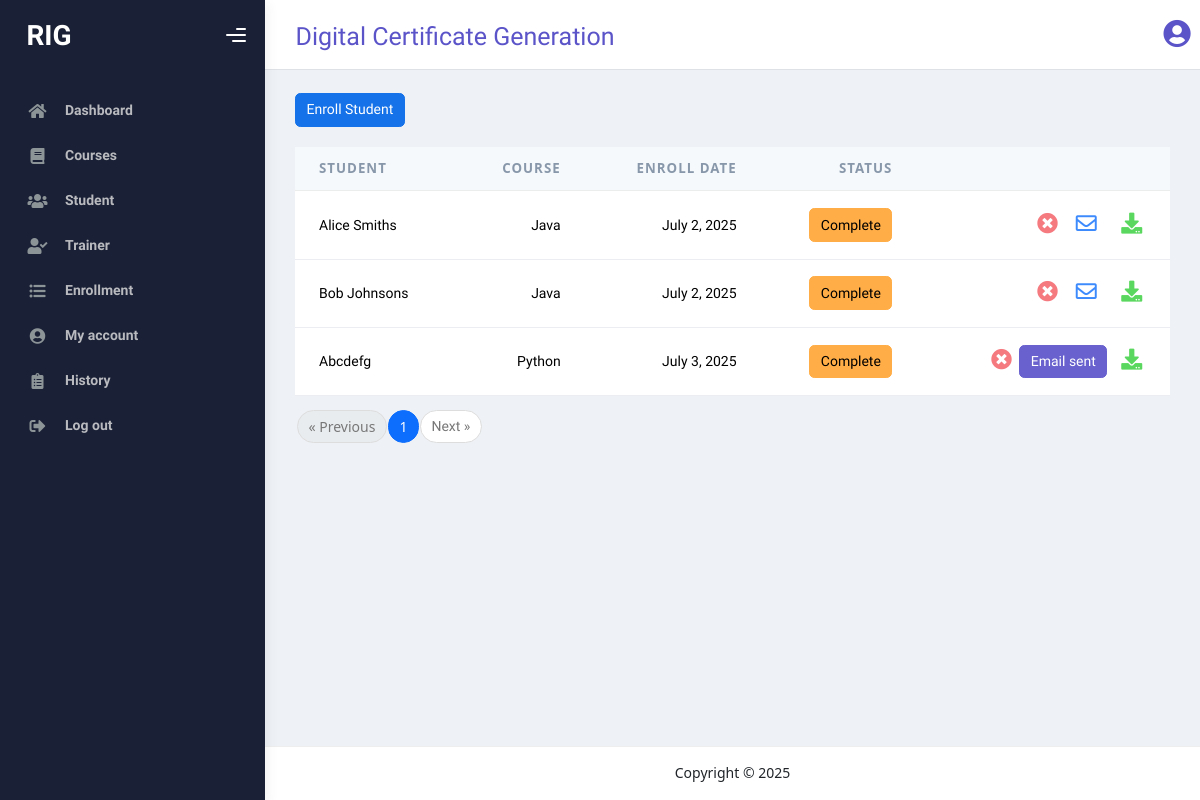
The page /enrolllist/ on the database as committed earlier.
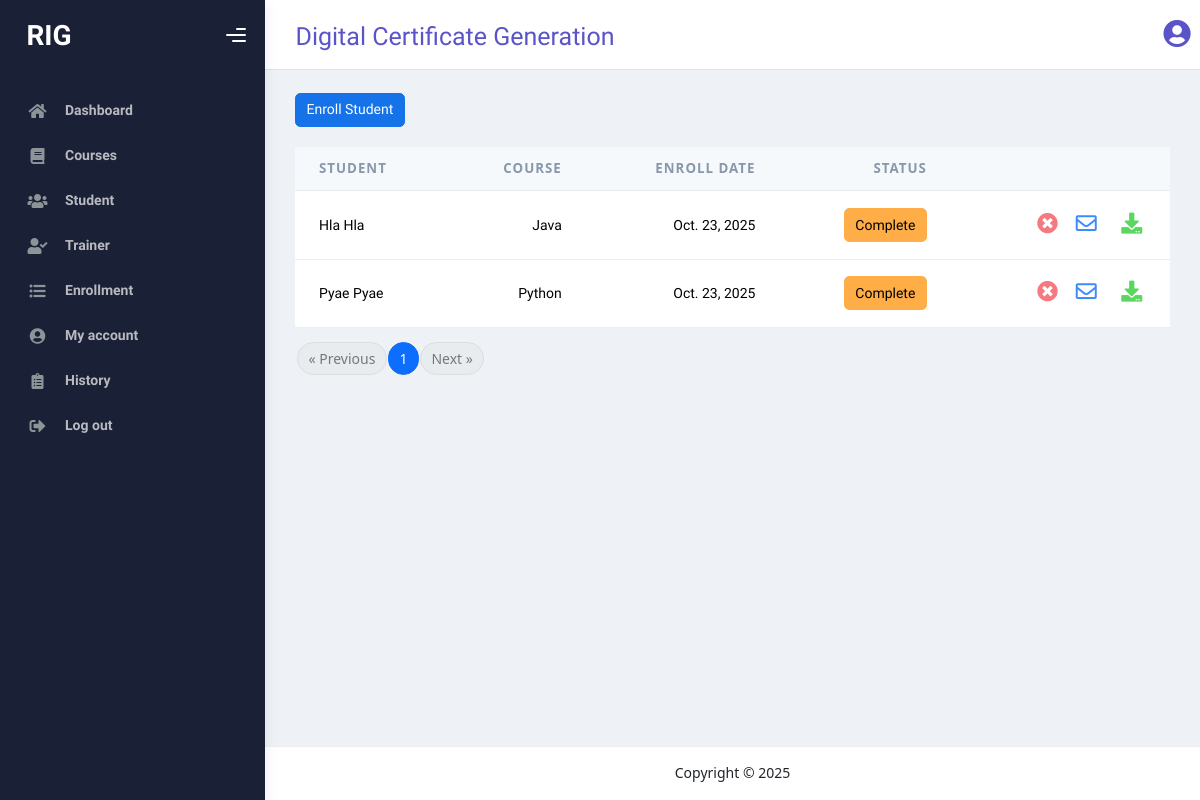
The same page on the database as committed later.
### myapp/models.py (models this page shows, shortened)
class Enrollment(models.Model):
    enroll_id = models.CharField(max_length=20, blank=True, null=True, unique=True)
    student_name = models.ForeignKey(Student, on_delete=models.CASCADE)
    course_name = models.ForeignKey(Course, on_delete=models.SET_NULL,blank=True,null=True)
    enroll_date = models.DateField(auto_now_add=True)
    start_date=models.DateField(blank=True,null=True)
    end_date = models.DateField(blank=True, null=True)
    email_date = models.DateField(blank=True, null=True)
    status = models.BooleanField(default=False)
    email_status = models.BooleanField(default=False)
    certificate_image = models.ImageField(upload_to='certificates/', blank=True, null=True)

class Student(models.Model):
    student_name=models.CharField(max_length=100)
    email=models.EmailField()
    phone=models.CharField(blank=True,null=True)
    def __str__(self):
        return self.student_name

class Course(models.Model):
    course_name=models.CharField(max_length=100)
    short_name=models.CharField(max_length=50,blank=True,null=True)
    trainer_name=models.ForeignKey(Trainer,on_delete=models.SET_NULL,blank=True,null=True)
    def __str__(self):
        return self.course_name

### myapp/views.py (the view)
# urls.py: path('enrolllist/', enrolllist,name='enrolllist'),
def enrolllist(request):
    enroll=Enrollment.objects.all()
    paginator = Paginator(enroll, 3)
    page_number = request.GET.get("page")
    page_obj = paginator.get_page(page_number)
    context={'enroll':enroll,'page_obj':page_obj}
    return render(request,'enrolllist.html',context)

### templates/enrolllist.html (shortened to what this page needs)
{% extends 'starter-template.html' %}
{% block content %}
<a href="{% url 'enrollinput' %}"><button type="button" class="btn btn-primary" style="margin-bottom: 20px;">
  Enroll Student
</button></a>
<div class="table-responsive">
    <table class="table align-items-center mb-0">
      <thead class="thead-light">
        <tr>
          <th scope="col" >Student</th>
          <th scope="col" class="text-end">Course</th>
          <th scope="col" class="text-end">Enroll Date</th>
          <th scope="col" class="text-end">Status</th>
          <th scope="col" class="text-end"></th>
        </tr>
      </thead>
      <tbody>
        {% for i in page_obj %}
        <tr>
          <td >{{i.student_name}}</td>
          <td class="text-end">{{i.course_name}}</td>
          <td class="text-end">
            {{i.enroll_date}}
          </td>
          <td class="text-end">
            {% if i.status == False %}
            <a href="{% url 'comstatus' i.id %}"><button class=" btn btn-secondary">Incomplete</button></a>
            {% else %}
            <button class=" btn btn-warning">Complete</button>
            {% endif %}
          </td>
          <td class="text-end">
            <a href="{% url 'deleteenroll' i.id %}"><button type="submit" class="btn btn-icon btn-link btn-danger op-8 btn "><i class="fas fa-times-circle fs-4"></i></button></a>
            {% if i.status == True %}
            {% if i.email_status == False %}
            <a href="{% url 'email' i.id %}"><button type="submit" class="btn btn-icon btn-link op-8 me-2 "><i class="far fa-envelope fs-4"></i></button></a>
            {% else %}
            <button type="submit" class="btn btn-secondary">Email sent</button>
            {% endif %}
            <a href="{% url 'homeview' i.id %}"><button type="submit" class="btn btn-icon btn-link btn-success op-8"><i class="fas fa-download fs-4"></i></button></a>
            {% endif %}
          </td>
        </tr>
        {% endfor %}
      </tbody>
    </table>
  </div>
  <nav aria-label="Page navigation example" class="pt-3">
    <ul class="pagination">
      {% if page_obj.has_previous %}
      <li class="page-item">
        <a class="page-link" href="?page={{ page_obj.previous_page_number }}" aria-label="Previous">
          <span aria-hidden="true">&laquo; Previous</span>
        </a>
      </li>
      {% else %}
      <li class="page-item disabled">
        <span class="page-link" aria-label="Previous">&laquo; Previous</span>
      </li>
      {% endif %}
      <li class="page-item active" aria-current="page">
        <span class="page-link">
          {{ page_obj.number }}
        </span>
      </li>
      {% if page_obj.has_next %}
      <li class="page-item">
        <a class="page-link" href="?page={{ page_obj.next_page_number }}" aria-label="Next">
          <span aria-hidden="true">Next &raquo;</span>
        </a>
      </li>
      {% else %}
      <li class="page-item disabled">
        <span class="page-link" aria-label="Next">Next &raquo;</span>
      </li>
      {% endif %}
    </ul>
  </nav>
{% endblock content %}

### templates/starter-template.html (shortened to what this page needs)
{% load static %}
<!DOCTYPE html>
<html lang="en">
  <head>
    <link rel="stylesheet" href="{% static 'assets/css/bootstrap.min.css' %}" />
    <link rel="stylesheet" href="{% static 'assets/css/plugins.min.css' %}" />
    <link rel="stylesheet" href="{% static 'assets/css/kaiadmin.min.css' %}" />
    <link rel="stylesheet" href="https://cdnjs.cloudflare.com/ajax/libs/twitter-bootstrap/5.3.3/css/bootstrap.min.css">
    <link rel="stylesheet" href="https://cdn.datatables.net/2.3.1/css/dataTables.bootstrap5.css">
    <link rel="stylesheet" href="{% static 'mystyle.css' %}">
    <script src="https://cdn.tailwindcss.com"></script>
  </head>
  <body>
    <div class="wrapper">
      <div class="sidebar" data-background-color="dark">
        <div class="sidebar-logo">
          <div class="logo-header" data-background-color="dark">
         <p class="logoname">RIG</p>
            <div class="nav-toggle">
              <button class="btn btn-toggle toggle-sidebar">
                <i class="gg-menu-right"></i>
              </button>
            </div>
          </div>
        </div>
        <div class="sidebar-wrapper scrollbar scrollbar-inner">
          <div class="sidebar-content">
            <ul class="nav nav-secondary">
              <li class="nav-item {% if request.resolver_match.url_name == 'indexview' %}active{% endif %}">
                <a href="{% url 'indexview' %}" >
                  <i class="fas fa-home"></i>
                  <p>Dashboard</p>
                </a>
                </li>
              <li class="nav-item {% if request.resolver_match.url_name == 'courselist' %}active{% endif %}">
                <a href="{% url 'courselist' %}" >
                  <i class="fas fa-book"></i>
                  <p>Courses</p>
                </a>
                </li>
                <li class="nav-item {% if request.resolver_match.url_name == 'studentlist' %}active{% endif %}">
                  <a href="{% url 'studentlist' %}" >
                    <i class="fas fa-users"></i>
                    <p>Student</p>
                  </a>
                  </li>
                  <li class="nav-item {% if request.resolver_match.url_name == 'trainerlist' %}active{% endif %}">
                    <a href="{% url 'trainerlist' %}" >
                      <i class="fas fa-user-check"></i>
                      <p>Trainer</p>
                    </a>
                    </li>
                <li class="nav-item {% if request.resolver_match.url_name == 'enrollview' %}active{% endif %}">
                  <a href="{% url 'enrollview' %}" >
                    <i class="fas fa-list-ul"></i>
                    <p>Enrollment</p>
                  </a>
                  </li>
                  <li class="nav-item {% if request.resolver_match.url_name == 'myaccount' %}active{% endif %}">
                    <a href="{% url 'myaccount' %}">
                      <i class="fas fa-user-circle"></i>
                      <p>My account</p>
                    </a>
                    </li>
                  <li class="nav-item {% if request.resolver_match.url_name == 'history' %}active{% endif %}">
                    <a href="{% url 'history' %}" >
                      <i class="fas fa-clipboard-list"></i>
                      <p>History</p>
                    </a>
                    </li>
                <li class="nav-item">
                  <a href="{% url 'logout' %}" id="logout-link">
                    <i class="fas fa-sign-out-alt"></i>
                    <p>Log out</p>
                  </a>
                  </li>
            </ul>
          </div>
        </div>
      </div>
      <div class="main-panel">
        <div class="main-header">
          <nav class="navbar navbar-header navbar-header-transparent navbar-expand-lg border-bottom">
            <div class="container d-flex justify-content-between align-items-center">
              <p class="title mb-0">Digital Certificate Generation</p>
              <a href="{% url 'myaccount' %}" class="me-3 acclogo">
                <i class="fas fa-user-circle fa-2x"></i>
              </a>
            </div>
          </nav>
        </div>
        <div class="container"  style="background-color: rgb(238, 241, 245);">
          <div class="page-inner">
              {% block content %}{% endblock content %}
          </div>
        </div>
        <footer class="footer">
            <div class="copyright text-center">
             Copyright &copy; 2025
            </div>
        </footer>
      </div>
    </div>
  </body>
</html>

### static/mystyle.css (style rules this page uses)
body { background-color: white; }
.logoname { position:absolute; left:10%; top:16%; font-size:28px; color:white; font-weight: bold; }
.title { color: #5b54c9; font-size: 25px; margin-left: 20px; margin-top:5px; }
.acclogo { color: #5b54c9; }

Rows that differ between the two databases and show on the page:
removed Enrollment: student_name "Alice Smiths", course_name "Java", enroll_date "July 2, 2025", status "Complete"
removed Enrollment: student_name "Bob Johnsons", course_name "Java", enroll_date "July 2, 2025", status "Complete"
removed Enrollment: student_name "Abcdefg", course_name "Python", enroll_date "July 3, 2025", status "Complete"
added Enrollment: student_name "Hla Hla", course_name "Java", enroll_date "Oct. 23, 2025", status "Complete"
added Enrollment: student_name "Pyae Pyae", course_name "Python", enroll_date "Oct. 23, 2025", status "Complete"
